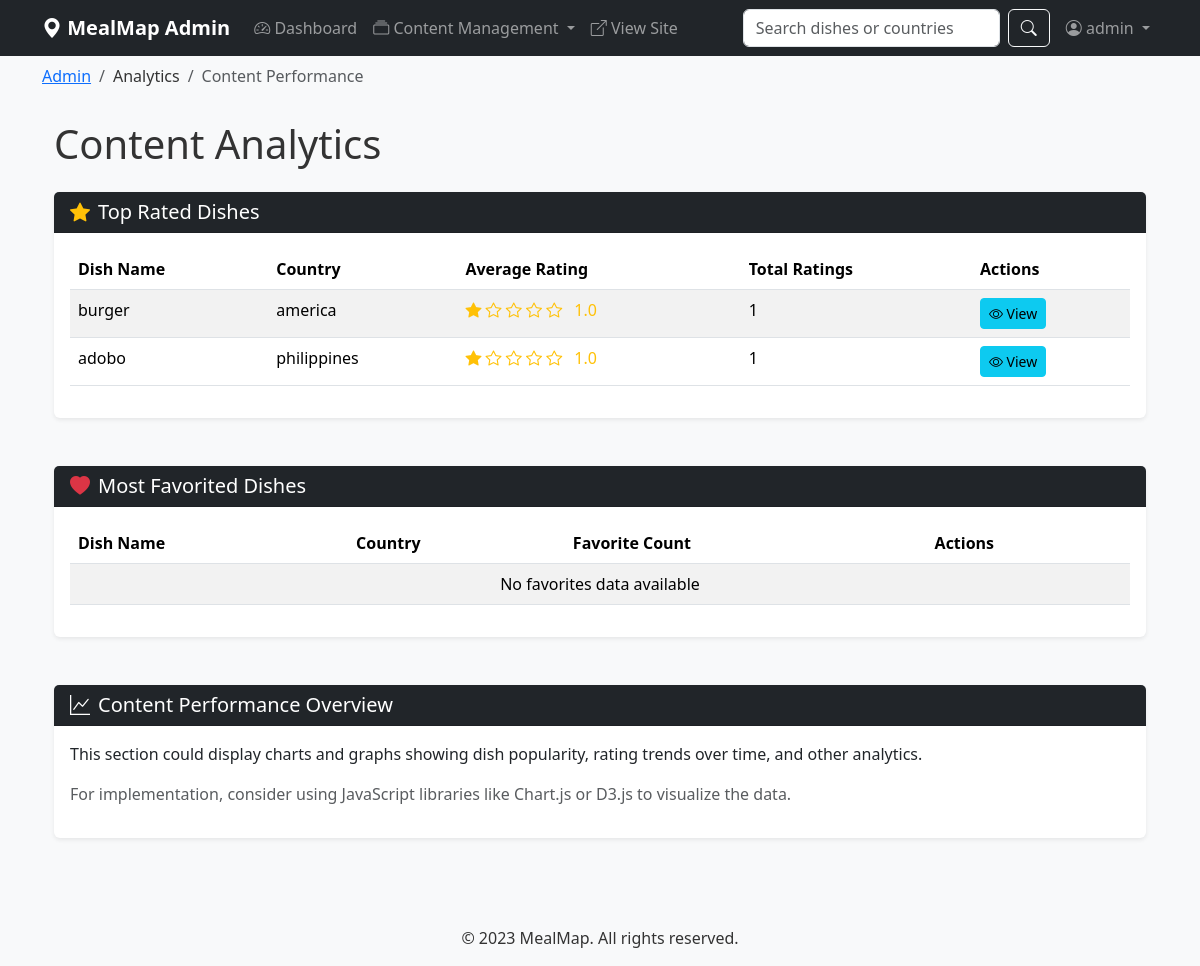
Screenshot of /admin/analytics/content (signed in) with the database file from the repository.
### models.py (models this page shows, shortened)
class User(UserMixin, db.Model):
    id = db.Column(db.Integer, primary_key=True)
    username = db.Column(db.String(80), unique=True, nullable=False)
    email = db.Column(db.String(120), unique=True, nullable=False)
    password_hash = db.Column(db.String(128))
    is_admin = db.Column(db.Boolean, default=False)
    created_at = db.Column(db.DateTime, default=db.func.current_timestamp())
    favorites = db.relationship('Favorite', backref='user', lazy=True)
    ratings = db.relationship('Rating', backref='user', lazy=True)

class Dish(db.Model):
    id = db.Column(db.Integer, primary_key=True)
    name = db.Column(db.String(100), nullable=False)
    description = db.Column(db.Text, nullable=False)
    country_id = db.Column(db.Integer, db.ForeignKey('country.id'), nullable=False)
    image_path = db.Column(db.String(255))
    created_at = db.Column(db.DateTime, default=db.func.current_timestamp())
    updated_at = db.Column(db.DateTime, default=db.func.current_timestamp(), onupdate=db.func.current_timestamp())
    ratings = db.relationship('Rating', backref='dish', lazy=True)
    favorites = db.relationship('Favorite', backref='dish', lazy=True)

class Country(db.Model):
    id = db.Column(db.Integer, primary_key=True)
    name = db.Column(db.String(100), unique=True, nullable=False)
    continent_id = db.Column(db.Integer, db.ForeignKey('continent.id'), nullable=False)
    dishes = db.relationship('Dish', backref='country', lazy=True)

### routes.py (the view)
@app.route('/admin/analytics/content')
@login_required
@admin_required
def admin_analytics_content():
    top_rated_dishes = db.session.query(
        Dish, db.func.avg(Rating.rating).label('avg_rating'), db.func.count(Rating.id).label('rating_count')
    ).join(Rating).group_by(Dish.id).having(db.func.count(Rating.id) > 0).order_by(db.desc('avg_rating')).limit(10).all()
    most_favorited = db.session.query(
        Dish, db.func.count(Favorite.id).label('favorite_count')
    ).join(Favorite).group_by(Dish.id).order_by(db.desc('favorite_count')).limit(10).all()
    return render_template('admin/analytics_content.html',
                          top_rated_dishes=top_rated_dishes,
                          most_favorited=most_favorited)

### routes.py (called while the page is built)
@login_manager.user_loader
def load_user(user_id):
    return User.query.get(int(user_id))

def admin_required(f):
    @functools.wraps(f)
    def decorated_function(*args, **kwargs):
        if not current_user.is_authenticated or not current_user.is_admin:
            flash('You need administrator privileges to access this page.', 'danger')
            return redirect(url_for('index'))
        return f(*args, **kwargs)
    return decorated_function

### templates/admin/analytics_content.html (shortened to what this page needs)
{% extends 'base.html' %}
{% block admin_breadcrumb %}
<li class="breadcrumb-item">Analytics</li>
<li class="breadcrumb-item active">Content Performance</li>
{% endblock %}
{% block content %}
<div class="container">
    <h1 class="mb-4">Content Analytics</h1>
    <div class="row mb-4">
        <div class="col-12">
            <div class="card">
                <div class="card-header bg-dark text-white">
                    <h5 class="mb-0"><i class="bi bi-star-fill text-warning me-2"></i>Top Rated Dishes</h5>
                </div>
                <div class="card-body">
                    <div class="table-responsive">
                        <table class="table table-striped table-hover">
                            <thead>
                                <tr>
                                    <th>Dish Name</th>
                                    <th>Country</th>
                                    <th>Average Rating</th>
                                    <th>Total Ratings</th>
                                    <th>Actions</th>
                                </tr>
                            </thead>
                            <tbody>
                                {% for dish_data in top_rated_dishes %}
                                    {% set dish = dish_data[0] %}
                                    {% set avg_rating = dish_data[1]|round(1) %}
                                    {% set rating_count = dish_data[2] %}
                                    <tr>
                                        <td>{{ dish.name }}</td>
                                        <td>{{ dish.country.name }}</td>
                                        <td>
                                            <div class="text-warning">
                                                {% for i in range(5) %}
                                                    {% if i < avg_rating|int %}
                                                        <i class="bi bi-star-fill"></i>
                                                    {% elif i < avg_rating %}
                                                        <i class="bi bi-star-half"></i>
                                                    {% else %}
                                                        <i class="bi bi-star"></i>
                                                    {% endif %}
                                                {% endfor %}
                                                <span class="ms-2">{{ avg_rating }}</span>
                                            </div>
                                        </td>
                                        <td>{{ rating_count }}</td>
                                        <td>
                                            <a href="{{ url_for('dish_detail', dish_id=dish.id) }}" class="btn btn-sm btn-info">
                                                <i class="bi bi-eye"></i> View
                                            </a>
                                        </td>
                                    </tr>
                                {% else %}
                                    <tr>
                                        <td colspan="5" class="text-center">No ratings data available</td>
                                    </tr>
                                {% endfor %}
                            </tbody>
                        </table>
                    </div>
                </div>
            </div>
        </div>
    </div>
    <div class="row">
        <div class="col-12">
            <div class="card">
                <div class="card-header bg-dark text-white">
                    <h5 class="mb-0"><i class="bi bi-heart-fill text-danger me-2"></i>Most Favorited Dishes</h5>
                </div>
                <div class="card-body">
                    <div class="table-responsive">
                        <table class="table table-striped table-hover">
                            <thead>
                                <tr>
                                    <th>Dish Name</th>
                                    <th>Country</th>
                                    <th>Favorite Count</th>
                                    <th>Actions</th>
                                </tr>
                            </thead>
                            <tbody>
                                {% for dish_data in most_favorited %}
                                    {% set dish = dish_data[0] %}
                                    {% set favorite_count = dish_data[1] %}
                                    <tr>
                                        <td>{{ dish.name }}</td>
                                        <td>{{ dish.country.name }}</td>
                                        <td>
                                            <span class="badge bg-danger">{{ favorite_count }}</span>
                                        </td>
                                        <td>
                                            <a href="{{ url_for('dish_detail', dish_id=dish.id) }}" class="btn btn-sm btn-info">
                                                <i class="bi bi-eye"></i> View
                                            </a>
                                        </td>
                                    </tr>
                                {% else %}
                                    <tr>
                                        <td colspan="4" class="text-center">No favorites data available</td>
                                    </tr>
                                {% endfor %}
                            </tbody>
                        </table>
                    </div>
                </div>
            </div>
        </div>
    </div>
    <div class="row mt-4">
        <div class="col-12">
            <div class="card">
                <div class="card-header bg-dark text-white">
                    <h5 class="mb-0"><i class="bi bi-graph-up me-2"></i>Content Performance Overview</h5>
                </div>
                <div class="card-body">
                    <p class="card-text">This section could display charts and graphs showing dish popularity, rating trends over time, and other analytics.</p>
                    <p class="text-muted">For implementation, consider using JavaScript libraries like Chart.js or D3.js to visualize the data.</p>
                </div>
            </div>
        </div>
    </div>
</div>
{% endblock %}

### templates/base.html (shortened to what this page needs)
<!DOCTYPE html>
<html lang="en">
<head>
    <link href="https://cdn.jsdelivr.net/npm/bootstrap@5.3.6/dist/css/bootstrap.min.css" rel="stylesheet">
    <link rel="stylesheet" href="https://cdn.jsdelivr.net/npm/bootstrap-icons@1.11.2/font/bootstrap-icons.min.css">
    <link rel="stylesheet" href="{{ url_for('static', filename='css/style.css') }}">
</head>
<body>
    <nav class="navbar navbar-expand-lg navbar-dark sticky-top {% if current_user.is_authenticated and current_user.is_admin %}bg-dark{% else %}bg-primary{% endif %}">
        <div class="container">
            <a class="navbar-brand" href="{{ url_for('index') }}">
                <i class="bi bi-geo-alt-fill"></i> {% if current_user.is_authenticated and current_user.is_admin %}MealMap Admin{% else %}MealMap{% endif %}
            </a>
            <div class="collapse navbar-collapse" id="navbarNav">
                <ul class="navbar-nav me-auto">
                    {% if current_user.is_authenticated and current_user.is_admin %}
                    <li class="nav-item">
                        <a class="nav-link" href="{{ url_for('admin_dashboard') }}">
                            <i class="bi bi-speedometer2"></i> Dashboard
                        </a>
                    </li>
                    <li class="nav-item dropdown">
                        <a class="nav-link dropdown-toggle" href="#" id="contentDropdown" role="button" data-bs-toggle="dropdown" aria-expanded="false">
                            <i class="bi bi-collection"></i> Content Management
                        </a>
                    </li>
                    <li class="nav-item">
                        <a class="nav-link" href="{{ url_for('index') }}" target="_blank">
                            <i class="bi bi-box-arrow-up-right"></i> View Site
                        </a>
                    </li>
                    {% endif %}
                </ul>
                {% if not current_user.is_authenticated or not current_user.is_admin %}
                <form class="d-flex me-2" action="{{ url_for('search') }}" method="get">
                    <input class="form-control me-2" type="search" name="query" placeholder="Search dishes or countries" aria-label="Search">
                    <button class="btn btn-outline-light" type="submit">Search</button>
                </form>
                {% else %}
                <form class="d-flex me-2" action="{{ url_for('search') }}" method="get">
                    <input class="form-control me-2" type="search" name="query" placeholder="Search dishes or countries" aria-label="Search">
                    <button class="btn btn-outline-light" type="submit"><i class="bi bi-search"></i></button>
                </form>
                {% endif %}
                <ul class="navbar-nav">
                    {% if current_user.is_authenticated %}
                        {% if current_user.is_admin %}
                        <li class="nav-item dropdown">
                            <a class="nav-link dropdown-toggle" href="#" id="adminUserDropdown" role="button" data-bs-toggle="dropdown" aria-expanded="false">
                                <i class="bi bi-person-circle"></i> {{ current_user.username }}
                            </a>
                        </li>
                        {% endif %}
                    {% endif %}
                </ul>
            </div>
        </div>
    </nav>
    {% if current_user.is_authenticated and current_user.is_admin %}
    <div class="bg-light py-2">
        <div class="container">
            <nav aria-label="breadcrumb">
                <ol class="breadcrumb mb-0">
                    <li class="breadcrumb-item"><a href="{{ url_for('admin_dashboard') }}">Admin</a></li>
                    {% block admin_breadcrumb %}{% endblock %}
                </ol>
            </nav>
        </div>
    </div>
    {% endif %}
    <div class="container mt-4">
        {% block content %}{% endblock %}
    </div>
    <footer class="py-3 mt-5 bg-light">
        <div class="container text-center">
            <p class="mb-0">&copy; 2023 MealMap. All rights reserved.</p>
        </div>
    </footer>
</body>
</html>

### static/css/style.css (style rules this page uses)
body { font-family: 'Segoe UI', Tahoma, Geneva, Verdana, sans-serif; color: #333; background-color: #f8f9fa; }
.navbar-brand { font-weight: bold; }
.card { box-shadow: 0 0.125rem 0.25rem rgba(0, 0, 0, 0.075); border: none; margin-bottom: 1.5rem; }
.card-header { background-color: #f8f9fa; border-bottom: 1px solid rgba(0, 0, 0, 0.125); }
.text-warning .bi-star-fill, .text-warning .bi-star-half { color: #ffc107; }

### rows the page displays
User: username "admin"
Dish: name "burger", avg_rating "1.0", rating_count "1"
Country: country.name "america"
Dish: name "adobo", avg_rating "1.0", rating_count "1"
Country: country.name "philippines"
